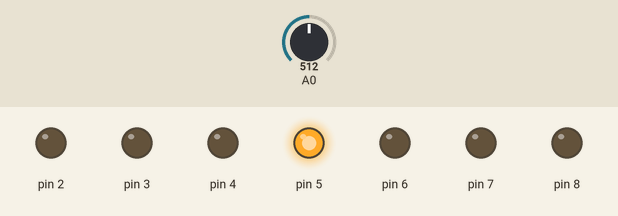
This sketch was run on a simulated Arduino Uno, built with avr-gcc and run on an emulated ATmega328P. On the bench: output pins drawn as LEDs (lit = HIGH). The inputs (shaded band) are chosen by the test bench; at power-on: A0 = 512.

Above: at 1.2 s.
1.3 s: A0 set to 663
2.8 s: A0 set to 689
At 3.4 s:
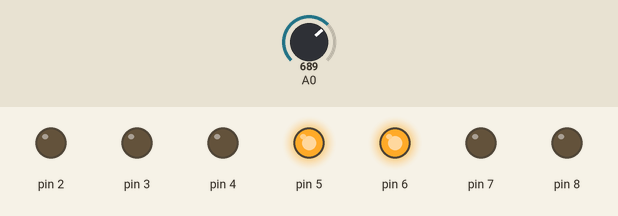
4.3 s: A0 set to 521
5.8 s: A0 set to 504
At 6.9 s:
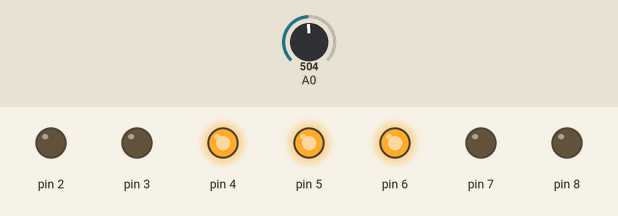
7.3 s: A0 set to 356
8.8 s: A0 set to 328
At 9.2 s:
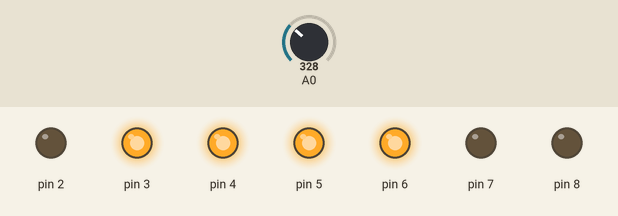
Timing chart, 0 to 11.3 s (numbered marks = the images above; inputs shaded):
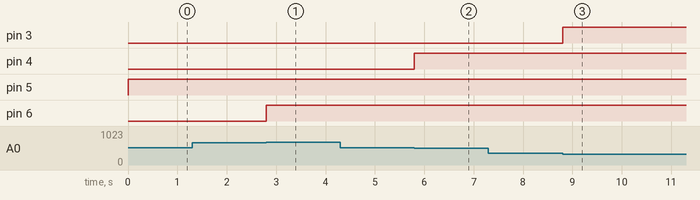

Measured:
- the behaviour switches between 681 and 682 on A0 (found by bisection; images 0 and 1)
- the behaviour switches between 512 and 511 on A0 (found by bisection; images 1 and 2)
- the behaviour switches between 341 and 340 on A0 (found by bisection; images 2 and 3)
- after the input at 1.3 s, every drawn part: stays the same
- after the input at 2.8 s, pin 6: LOW → HIGH at once
- after the input at 4.3 s, every drawn part: stays the same
- after the input at 5.8 s, pin 4: LOW → HIGH at once
- after the input at 7.3 s, every drawn part: stays the same
- after the input at 8.8 s, pin 3: LOW → HIGH at once

The sketch:

tema7.ino
```cpp
void setup() {
  int i;

  for (i=2; i<9; i++){
    pinMode(i, OUTPUT);
  }
}

void loop() {

  int valor_pot0;
  byte valor_mapeado;

  valor_pot0 = analogRead(A0);  //Leemos el valor de la entrada analógica 0

  valor_mapeado = map(valor_pot0, 0, 1023, 2, 8); //Convertimos los niveles

  //Activamos el LED que corresponda al valor leído
  digitalWrite(valor_mapeado, HIGH);
}
```
